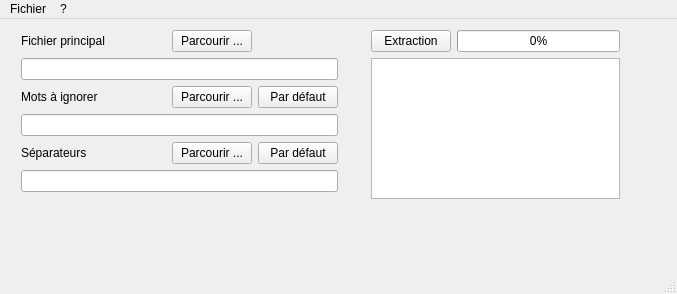
<?xml version="1.0" encoding="UTF-8"?>
<ui version="4.0">
 <class>MainWindow</class>
 <widget class="QMainWindow" name="MainWindow">
  <property name="geometry">
   <rect>
    <x>0</x>
    <y>0</y>
    <width>677</width>
    <height>294</height>
   </rect>
  </property>
  <property name="minimumSize">
   <size>
    <width>320</width>
    <height>240</height>
   </size>
  </property>
  <property name="baseSize">
   <size>
    <width>320</width>
    <height>240</height>
   </size>
  </property>
  <property name="mouseTracking">
   <bool>false</bool>
  </property>
  <property name="windowTitle">
   <string>Nuage de Mots</string>
  </property>
  <widget class="QWidget" name="centralWidget">
   <widget class="QWidget" name="layoutWidget">
    <property name="geometry">
     <rect>
      <x>10</x>
      <y>0</y>
      <width>339</width>
      <height>188</height>
     </rect>
    </property>
    <layout class="QGridLayout" name="gridLayout">
     <item row="3" column="0" colspan="4">
      <widget class="QLineEdit" name="displayIgnore">
       <property name="readOnly">
        <bool>true</bool>
       </property>
      </widget>
     </item>
     <item row="1" column="0" colspan="4">
      <widget class="QLineEdit" name="displayPrincipal">
       <property name="text">
        <string/>
       </property>
       <property name="readOnly">
        <bool>true</bool>
       </property>
      </widget>
     </item>
     <item row="2" column="0" colspan="2">
      <widget class="QLabel" name="label_2">
       <property name="text">
        <string>Mots à ignorer</string>
       </property>
      </widget>
     </item>
     <item row="2" column="3">
      <widget class="QPushButton" name="defaultIgnore">
       <property name="text">
        <string>Par défaut</string>
       </property>
      </widget>
     </item>
     <item row="2" column="2">
      <widget class="QPushButton" name="browseIgnore">
       <property name="text">
        <string>Parcourir ...</string>
       </property>
      </widget>
     </item>
     <item row="6" column="0" colspan="4">
      <widget class="QLineEdit" name="displaySeparator">
       <property name="readOnly">
        <bool>true</bool>
       </property>
      </widget>
     </item>
     <item row="4" column="3">
      <widget class="QPushButton" name="defaultSeparator">
       <property name="text">
        <string>Par défaut</string>
       </property>
      </widget>
     </item>
     <item row="4" column="2">
      <widget class="QPushButton" name="browseSeparator">
       <property name="sizePolicy">
        <sizepolicy hsizetype="Fixed" vsizetype="Fixed">
         <horstretch>0</horstretch>
         <verstretch>0</verstretch>
        </sizepolicy>
       </property>
       <property name="text">
        <string>Parcourir ...</string>
       </property>
      </widget>
     </item>
     <item row="4" column="0" colspan="2">
      <widget class="QLabel" name="label_3">
       <property name="text">
        <string>Séparateurs</string>
       </property>
      </widget>
     </item>
     <item row="0" column="2">
      <widget class="QPushButton" name="browsePrincipal">
       <property name="text">
        <string>Parcourir ...</string>
       </property>
      </widget>
     </item>
     <item row="0" column="0" colspan="2">
      <widget class="QLabel" name="label">
       <property name="text">
        <string>Fichier principal</string>
       </property>
      </widget>
     </item>
    </layout>
   </widget>
   <widget class="QWidget" name="">
    <property name="geometry">
     <rect>
      <x>360</x>
      <y>0</y>
      <width>271</width>
      <height>191</height>
     </rect>
    </property>
    <layout class="QGridLayout" name="gridLayout_2">
     <item row="0" column="0">
      <widget class="QPushButton" name="extract">
       <property name="maximumSize">
        <size>
         <width>80</width>
         <height>16777215</height>
        </size>
       </property>
       <property name="text">
        <string>Extraction</string>
       </property>
      </widget>
     </item>
     <item row="0" column="1">
      <widget class="QProgressBar" name="progressBar">
       <property name="value">
        <number>0</number>
       </property>
      </widget>
     </item>
     <item row="1" column="0" colspan="2">
      <widget class="QTextEdit" name="textZone">
       <property name="readOnly">
        <bool>true</bool>
       </property>
      </widget>
     </item>
    </layout>
   </widget>
  </widget>
  <widget class="QMenuBar" name="menuBar">
   <property name="geometry">
    <rect>
     <x>0</x>
     <y>0</y>
     <width>677</width>
     <height>20</height>
    </rect>
   </property>
   <widget class="QMenu" name="menuFichier">
    <property name="title">
     <string>Fichier</string>
    </property>
    <addaction name="separator"/>
    <addaction name="actionQuitter"/>
   </widget>
   <widget class="QMenu" name="menu">
    <property name="title">
     <string>?</string>
    </property>
    <addaction name="actionAide"/>
    <addaction name="actionA_propos"/>
   </widget>
   <addaction name="menuFichier"/>
   <addaction name="menu"/>
  </widget>
  <widget class="QStatusBar" name="statusBar"/>
  <action name="actionOuvrir">
   <property name="text">
    <string>Ouvrir ...</string>
   </property>
  </action>
  <action name="actionQuitter">
   <property name="text">
    <string>Quitter</string>
   </property>
  </action>
  <action name="actionAide">
   <property name="text">
    <string>Aide</string>
   </property>
  </action>
  <action name="actionA_propos">
   <property name="text">
    <string>A propos</string>
   </property>
  </action>
 </widget>
 <layoutdefault spacing="6" margin="11"/>
 <resources/>
 <connections/>
</ui>
